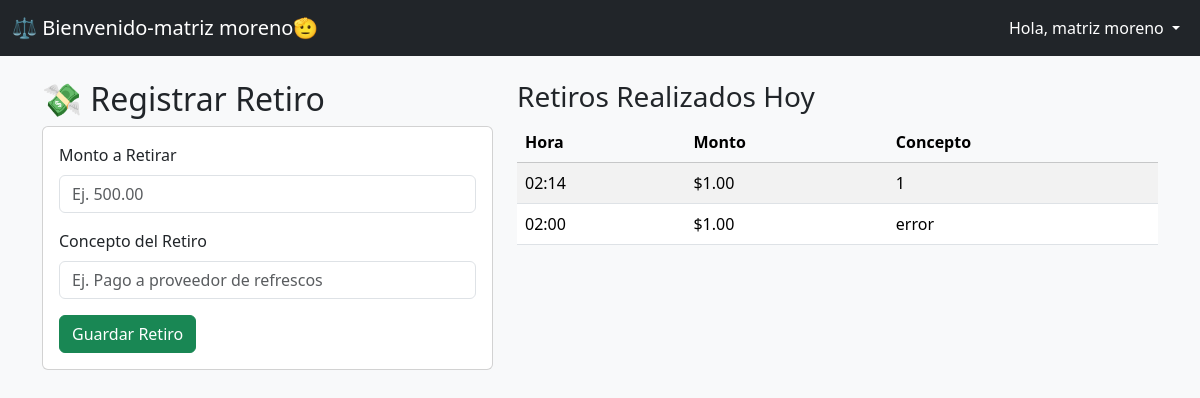
Before: /caja/ (signed in) with the older database file.
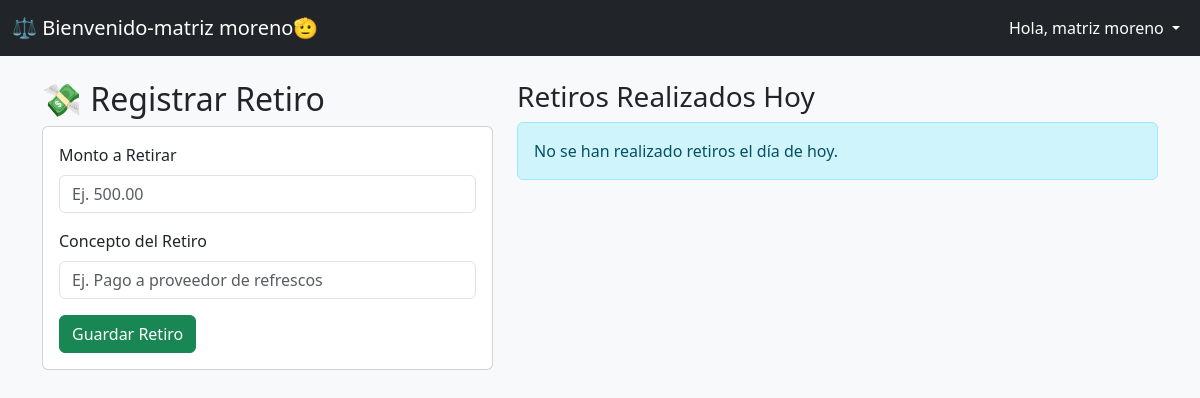
After: the same page with the newer database file.
### inventario/models.py (models this page shows, shortened)
class Retiro(models.Model):
    empresa = models.ForeignKey(Empresa, on_delete=models.CASCADE) # <-- NUEVO: El retiro pertenece a una empresa
    fecha = models.DateTimeField(default=timezone.now)
    monto = models.DecimalField(max_digits=10, decimal_places=2)
    concepto = models.CharField(max_length=255)

### inventario/views.py (the view)
# urls.py: path('caja/', views.gestion_caja, name='gestion-caja'),
@login_required
def gestion_caja(request):
    empresa_del_usuario = request.user.profile.empresa
    if request.method == 'POST':
        form = RetiroForm(request.POST)
        if form.is_valid():
            retiro = form.save(commit=False)
            retiro.empresa = empresa_del_usuario
            retiro.save()
            messages.success(request, 'Retiro registrado con éxito.')
            return redirect('retiro-exitoso', retiro_id=retiro.id)
    else:
        form = RetiroForm()
    hoy = timezone.localtime(timezone.now()).date()
    retiros_de_hoy = Retiro.objects.filter(empresa=empresa_del_usuario, fecha__date=hoy).order_by('-fecha')
    contexto = {
        'form': form,
        'retiros': retiros_de_hoy,
    }
    return render(request, 'inventario/gestion_caja.html', contexto)

### inventario/forms.py
class RetiroForm(forms.ModelForm):
    class Meta:
        model = Retiro
        fields = ['monto', 'concepto']
        widgets = {
            'monto': forms.NumberInput(attrs={'class': 'form-control', 'placeholder': 'Ej. 500.00'}),
            'concepto': forms.TextInput(attrs={'class': 'form-control', 'placeholder': 'Ej. Pago a proveedor de refrescos'}),
        }
        labels = {
            'monto': 'Monto a Retirar',
            'concepto': 'Concepto del Retiro',
        }

### inventario/templates/inventario/gestion_caja.html (shortened to what this page needs)
{% extends "inventario/base.html" %}
{% block content %}
<div class="row">
    <div class="col-md-5">
        <h1 class="h2">💸 Registrar Retiro</h1>
        <div class="card card-body">
            <form method="post">
                <div class="mb-3">
                    <label for="{{ form.monto.id_for_label }}" class="form-label">{{ form.monto.label }}</label>
                    {{ form.monto }}
                </div>
                <div class="mb-3">
                    <label for="{{ form.concepto.id_for_label }}" class="form-label">{{ form.concepto.label }}</label>
                    {{ form.concepto }}
                </div>
                <button type="submit" class="btn btn-success">Guardar Retiro</button>
            </form>
        </div>
    </div>
    <div class="col-md-7">
        <h2 class="h3">Retiros Realizados Hoy</h2>
        {% if retiros %}
            <table class="table table-striped table-hover">
                <thead class="table-light">
                    <tr>
                        <th>Hora</th>
                        <th>Monto</th>
                        <th>Concepto</th>
                    </tr>
                </thead>
                <tbody>
                    {% for retiro in retiros %}
                    <tr>
                        <td>{{ retiro.fecha|time:"H:i" }}</td>
                        <td>${{ retiro.monto|floatformat:2 }}</td>
                        <td>{{ retiro.concepto }}</td>
                    </tr>
                    {% endfor %}
                </tbody>
            </table>
        {% else %}
            <div class="alert alert-info">No se han realizado retiros el día de hoy.</div>
        {% endif %}
    </div>
</div>
{% endblock %}

Changed rows visible on the page:
removed Retiro: fecha "02:14", monto "1.00", concepto "1"
removed Retiro: fecha "02:00", monto "1.00", concepto "error"
Other visible differences:
text no longer shown: "Hora Monto Concepto"
text now shown: "No se han realizado retiros el día de hoy."
